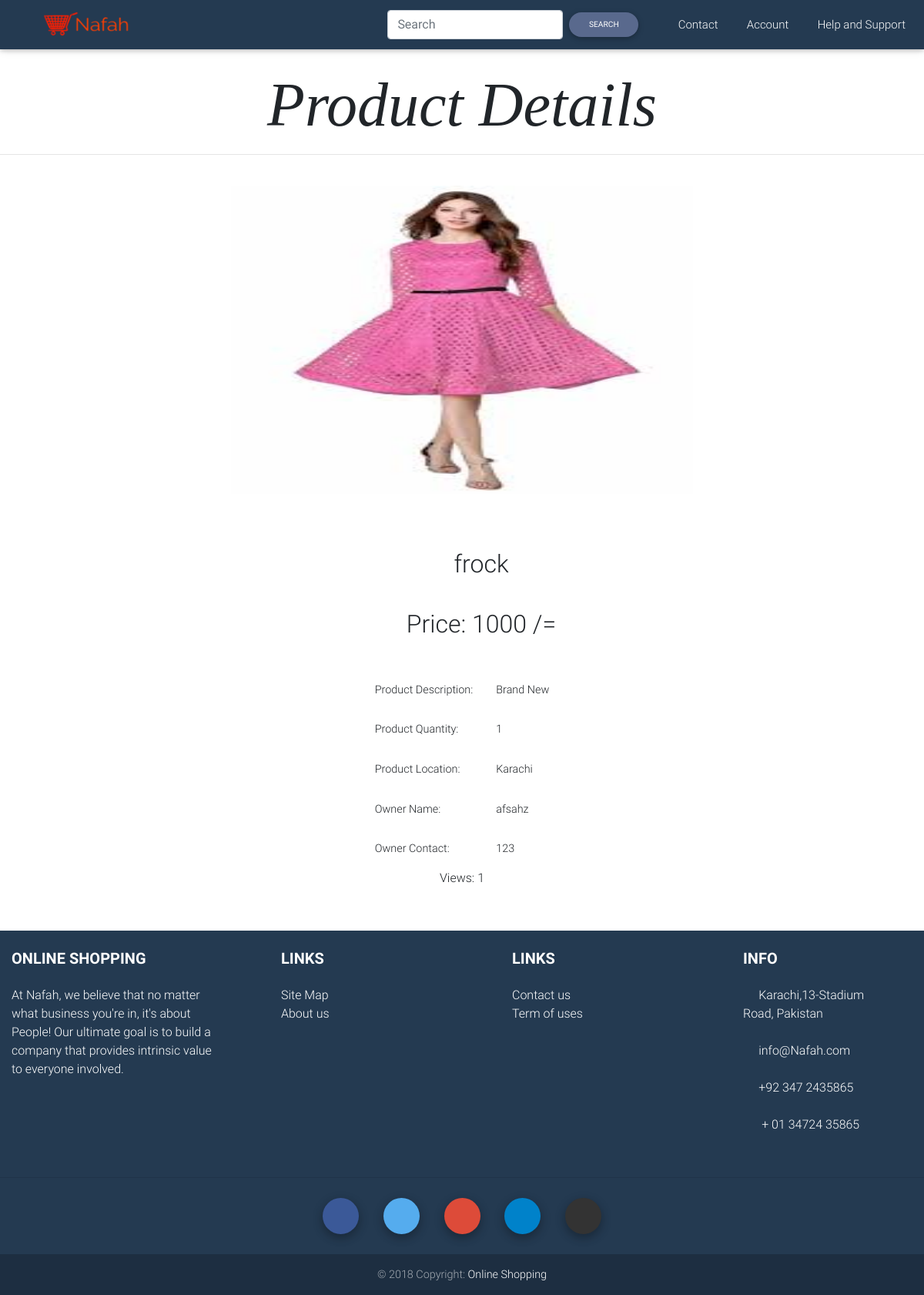
The page /product_detail.php?prod_id=17 on the database its author committed.
### tables this page shows
CREATE TABLE `products` (
  `prod_id` int(11) NOT NULL,
  `prod_name` varchar(40) NOT NULL,
  `prod_desc` varchar(50) NOT NULL,
  `prod_price` double NOT NULL,
  `prod_image` varchar(40) NOT NULL,
  `prod_quantity` int(11) NOT NULL,
  `cat_id` int(11) NOT NULL,
  `prod_location` varchar(20) NOT NULL,
  `cust_id` int(11) NOT NULL,
  `prod_views` int(11) NOT NULL
);

CREATE TABLE `customer` (
  `cust_id` int(11) NOT NULL,
  `cust_name` varchar(30) NOT NULL,
  `cust_email` varchar(75) NOT NULL,
  `cust_password` varchar(50) NOT NULL,
  `cust_contact` varchar(50) NOT NULL
);

### product_detail.php (the view, shortened to what this page needs)
<!DOCTYPE html>
<html lang="en">
<head>
    <link rel="stylesheet" href="Libraries/font-awesome-4.7.0/css/font-awesome.css">
    <link href="Libraries/Bootstrap/css/bootstrap.min.css" rel="stylesheet">
    <link href="Libraries/MDB/css/mdb.minpro.css" rel="stylesheet">
</head>
<body class="hidden-sn mdb-skin">
<?php include "navbar.php"; ?>
<?php
$product_id = $_GET['prod_id'];
$query = "SELECT prod_name,prod_desc,prod_quantity,prod_price,prod_image,prod_location,prod_views, cust_name,cust_contact FROM products,customer WHERE products.cust_id = customer.cust_id AND products.prod_id= ".$product_id;
$row = mysqli_fetch_array(mysqli_query($connect,$query));
?>
<main>
  <center> <h1 style="font-family: Times;font-size: 80px;font-style: italic;"> Product Details </h1><hr>
   <br>
    <img src="images/<?php echo $row['prod_image'] ?>"  height = 400 width = 600><br>
    <br><br><br>
      <label style="margin-left: 50px;"> <h2 style="font-style: bold;"> <?php echo $row['prod_name']; ?> </h2> </label>
      <br><br>
      <label style="margin-left: 50px;"> <h2 style="font-style: bold;"> Price: <?php echo $row['prod_price']; ?> /= </h2> </label>
      <br><br>
      <form id="shoppingform" method="post"  >
      <table cellpadding="15">
          <tr> <td> Product Description: </td> <td> <?php echo $row['prod_desc'] ?> </td> </tr>
          <tr> <td> Product Quantity: </td> <td> <?php echo $row['prod_quantity'] ?> </td> </tr>
          <tr> <td> Product Location: </td> <td> <?php echo $row['prod_location'] ?> </td> </tr>
          <tr> <td> Owner Name: </td> <td> <?php echo $row['cust_name'] ?> </td> </tr>
          <tr> <td> Owner Contact: </td> <td> <?php echo $row['cust_contact'] ?> </td> </tr>
      </table>
      </form>
    <label>Views: </label>
  <?php
  $counts = "SELECT prod_views FROM products WHERE prod_id = '".$product_id."'";
 $result = mysqli_query($connect, $counts) or die("<script>alert('Cannot run query for counts!');</script>");
    $rows = mysqli_fetch_array($result);
echo $rows['prod_views'];
  ?>
        </center>
    </main>
<br><br>
<?php include "footer.php"; ?>
</body>
</html>

### rows shown on the page
products: prod_image (picture), prod_name "frock", prod_price "1000", prod_desc "Brand New", prod_quantity "1", prod_location "Karachi", cust.cust_name "afsahz", cust.cust_contact "123", prod_views "1"
